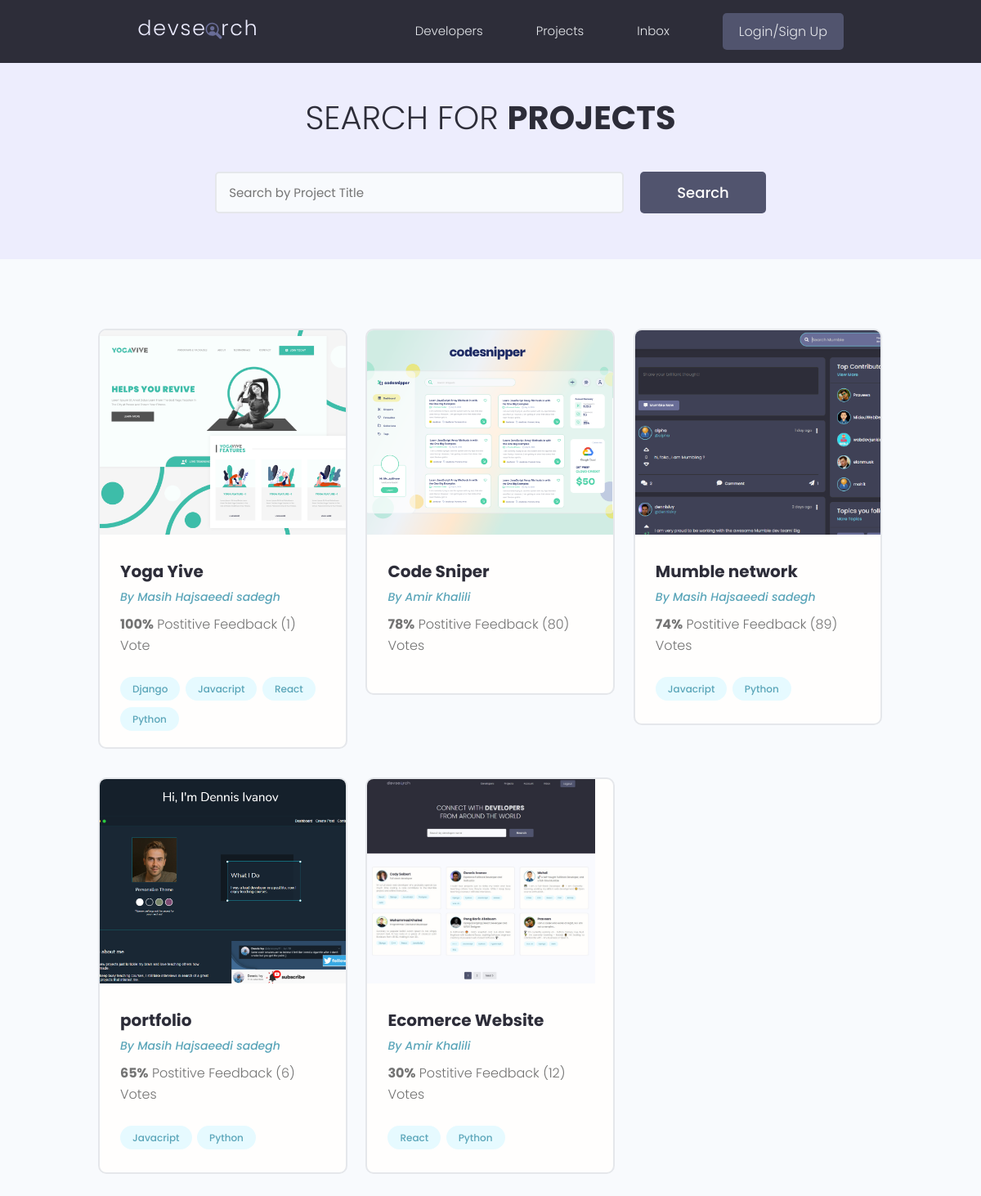
Before: /projects/?page=2 with the older database file.
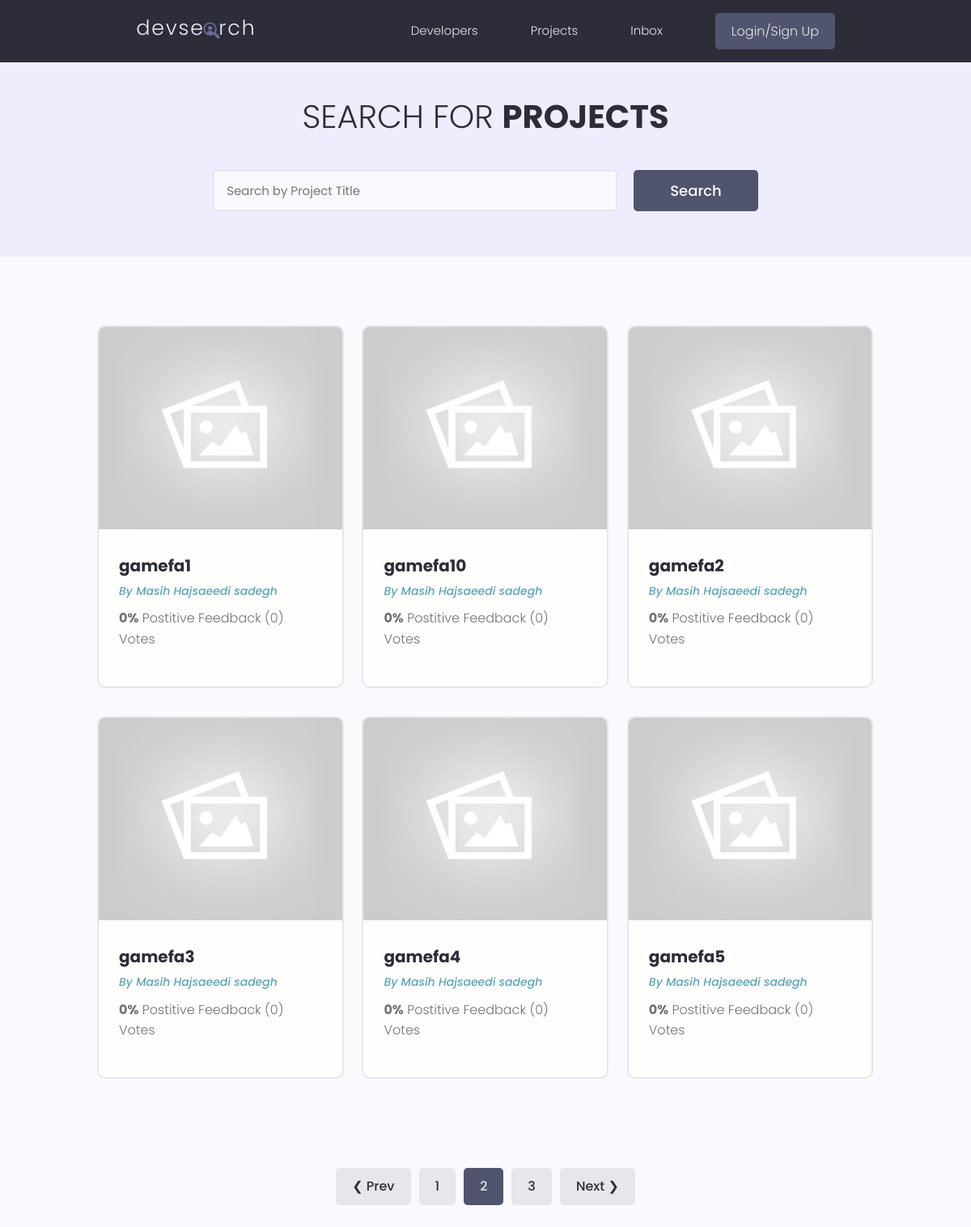
After: the same page with the newer database file.
### projects/models.py (models this page shows, shortened)
class Project(models.Model):
    owner = models.ForeignKey(Profile, null=True, blank=True, on_delete=models.SET_NULL)
    title = models.CharField(max_length=200)
    description = models.TextField(null=True, blank= True) # null is for database and blank is for django
    featured_image = models.ImageField(null=True, blank= True, default='default.jpg')
    demo_link = models.CharField(max_length=2000, null=True, blank=True)
    source_link = models.CharField(max_length=2000, null=True, blank=True)
    tags = models.ManyToManyField('Tag', blank=True)
    vote_total = models.IntegerField(default=0, null=True, blank=True)
    vote_ratio = models.IntegerField(default=0, null=True, blank=True)
    created = models.DateTimeField(auto_now_add=True)
    id = models.UUIDField(default=uuid.uuid4, unique=True, primary_key=True, editable=False)
    class Meta:
        ordering = ['-vote_ratio', '-vote_total', 'title']

class Tag(models.Model):
    name = models.CharField(max_length=200)
    created = models.DateTimeField(auto_now_add=True)
    id = models.UUIDField(default=uuid.uuid4, unique=True, primary_key=True, editable=False)
    def __str__(self):
        return self.name

### users/models.py (models this page shows, shortened)
class Profile(models.Model):
    user = models.OneToOneField(User, on_delete=models.CASCADE, null=True, blank=True)
    name = models.CharField(max_length=200, null=True, blank=True)
    email = models.EmailField(max_length=500, null=True, blank=True)
    username = models.CharField(max_length=200, null=True, blank=True)
    location = models.CharField(max_length=200, null=True, blank=True)
    short_intro = models.CharField(max_length=200, null=True, blank=True)
    bio = models.TextField(null=True, blank=True)
    profile_image = models.ImageField(null=True, blank=True, upload_to='profiles/', default='profiles/user-default.png')
    social_github = models.CharField(max_length=200, null=True, blank=True)
    social_twitter = models.CharField(max_length=200, null=True, blank=True)
    social_linkedin = models.CharField(max_length=200, null=True, blank=True)
    social_youtube = models.CharField(max_length=200, null=True, blank=True)
    social_website = models.CharField(max_length=200, null=True, blank=True)
    created = models.DateTimeField(auto_now_add=True)
    id = models.UUIDField(default=uuid.uuid4, unique=True, primary_key=True, editable=False)

### projects/views.py (the view)
# urls.py: path('projects/', include('projects.urls')),
def projects(request):
    projects, search_query = search_projects(request)
    custom_range, projects = paginate_projects(request, projects, 6)
    context = {'projects': projects, 'search_query':search_query, 'custom_range':custom_range}
    return render(request, 'projects/projects.html', context)

### projects/utils.py (called while the page is built)
def paginate_projects(request, projects, results=3):
    page = request.GET.get('page')
    paginator = Paginator(projects, results)
    try:
        projects = paginator.page(page)
    except PageNotAnInteger:
        page = 1
        projects = paginator.page(page)
    except EmptyPage:
        page = paginator.num_pages
        projects = paginator.page(page)
    left_index =  (int(page) - 4)
    if left_index <  1:
        left_index = 1
    right_index = (int(page) + 5)
    if right_index > paginator.num_pages:
        right_index = paginator.num_pages + 1
    custom_range = range(left_index, right_index)
    return custom_range, projects

def search_projects(request):
    search_query = ''
    if request.GET.get('search_query'):
        search_query = request.GET.get('search_query')
    tags = Tag.objects.filter(name__icontains=search_query)
    projects = Project.objects.distinct().filter(
        Q(title__icontains=search_query) |
        Q(description__icontains=search_query) |
        Q(owner__name__icontains=search_query) |
        Q(tags__in=tags)
    )
    return projects, search_query

### projects/templates/projects/projects.html (shortened to what this page needs)
{% extends 'main.html' %}
{% block content %}
  <main class="projects">
    <section class="hero-section text-center">
      <div class="container container--narrow">
        <div class="hero-section__box">
          <h2>Search for <span>Projects</span></h2>
        </div>
        <div class="hero-section__search">
          <form id="searchForm" class="form" action="{% url 'projects' %}" method="GET">
            <div class="form__field">
              <input class="input input--text" id="formInput#search" type="text" name="search_query"
                placeholder="Search by Project Title" value="{{search_query}}" />
            </div>
            <input class="btn btn--sub btn--lg" type="submit" value="Search" />
          </form>
        </div>
      </div>
    </section>
    <section class="projectsList">
      <div class="container">
        <div class="grid grid--three">
            {% for project in projects %}
            <div class="column">
                <div class="card project">
                <a href="{% url 'project' project.id %}" class="project">
                    <img class="project__thumbnail" src="{{ project.featured_image.url }}" alt="project thumbnail" />
                    <div class="card__body">
                    <h3 class="project__title">{{project.title}}</h3>
                    <p><a class="project__author" href="{% url 'user-profile' project.owner.id %}">By {{project.owner.name}}</a></p>
                    <p class="project--rating">
                        <span style="font-weight: bold;">{{project.vote_ratio}}%</span> Postitive
                        Feedback ({{project.vote_total}}) Vote{{project.vote_total|pluralize:"s"}}
                    </p>
                    <div class="project__tags">
                        {% for tag in project.tags.all %}
                        <span class="tag tag--pill tag--main">
                        <small>{{tag}}</small>
                        </span>
                        {% endfor %}
                    </div>
                    </div>
                </a>
                </div>
            </div>
            {% endfor %}
        </div>
      </div>
    </section>
    {% include 'pagination.html' with queryset=projects custom_range=custom_range %}
  </main>
{% endblock content %}

Changed rows visible on the page:
no longer on this page (row unchanged): Project: featured_image (picture), title "Yoga Yive", owner.name "Masih Hajsaeedi sadegh", vote_ratio "100", vote_total "1"
no longer on this page (row unchanged): Tag: name "Django", shown under "Yoga Yive"
no longer on this page (row unchanged): Tag: name "Javacript"
no longer on this page (row unchanged): Tag: name "React"
no longer on this page (row unchanged): Tag: name "Python"
no longer on this page (row unchanged): Project: featured_image (picture), title "Code Sniper", owner.name "Amir Khalili", vote_ratio "78", vote_total "80"
no longer on this page (row unchanged): Project: featured_image (picture), title "Mumble network", owner.name "Masih Hajsaeedi sadegh", vote_ratio "74", vote_total "89"
no longer on this page (row unchanged): Project: featured_image (picture), title "portfolio", owner.name "Masih Hajsaeedi sadegh", vote_ratio "65", vote_total "6"
no longer on this page (row unchanged): Project: featured_image (picture), title "Ecomerce Website", owner.name "Amir Khalili", vote_ratio "30", vote_total "12"
added Project: featured_image (placeholder picture), title "gamefa1", owner.name "Masih Hajsaeedi sadegh", vote_ratio "0", vote_total "0"
added Project: featured_image (placeholder picture), title "gamefa10", owner.name "Masih Hajsaeedi sadegh", vote_ratio "0", vote_total "0"
added Project: featured_image (placeholder picture), title "gamefa2", owner.name "Masih Hajsaeedi sadegh", vote_ratio "0", vote_total "0"
added Project: featured_image (placeholder picture), title "gamefa3", owner.name "Masih Hajsaeedi sadegh", vote_ratio "0", vote_total "0"
added Project: featured_image (placeholder picture), title "gamefa4", owner.name "Masih Hajsaeedi sadegh", vote_ratio "0", vote_total "0"
added Project: featured_image (placeholder picture), title "gamefa5", owner.name "Masih Hajsaeedi sadegh", vote_ratio "0", vote_total "0"
Other visible differences:
text now shown: "❮ Prev Next ❯"
new list line: "1"
new list line: "2"
new list line: "3"
